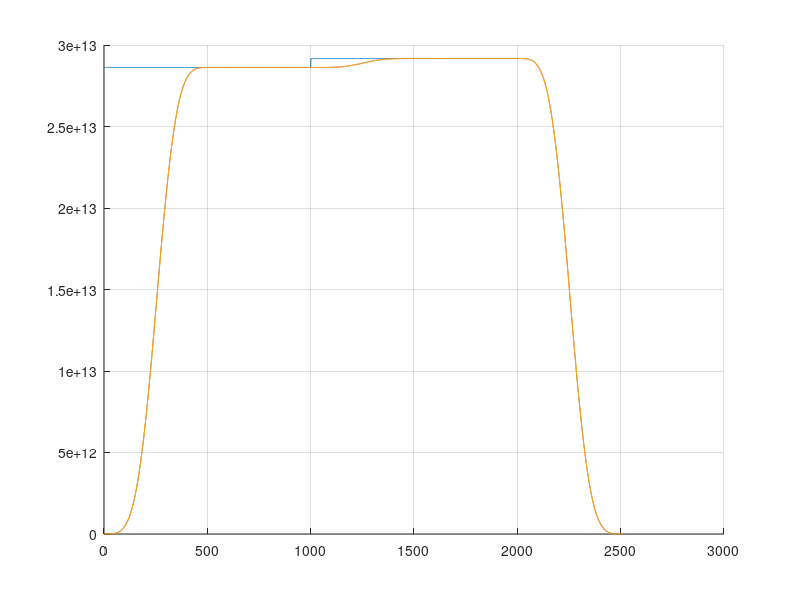

Write the MATLAB code that produced this figure.
clc; close all;
TSW = 7;
cic1 = ones(2 ^ TSW, 1);
cic2 = conv(cic1, cic1);
cic4 = conv(cic2, cic2);
cic4 = cic4 / sum(cic4);

a = 28621495321396;
b = 29171251135283;

order = 32;
scale = 2 ^ order;

p = [a * ones(1000, 1); b * ones(1000, 1)];
size(p)
size(cic4)

am = floor(a / scale);
bm = floor(b / scale);

pm = [am * ones(1000, 1); bm * ones(1000, 1)];
size(pm);

pf = conv(cic4, p);
size(pf)

pfm = conv(cic4, pm) * scale;
%figure(1, WindowStyle="docked")
figure('windowstyle','docked')
    clf
    hold on
        plot(p)
        plot(pf)
        plot(pfm)
    hold off
    grid